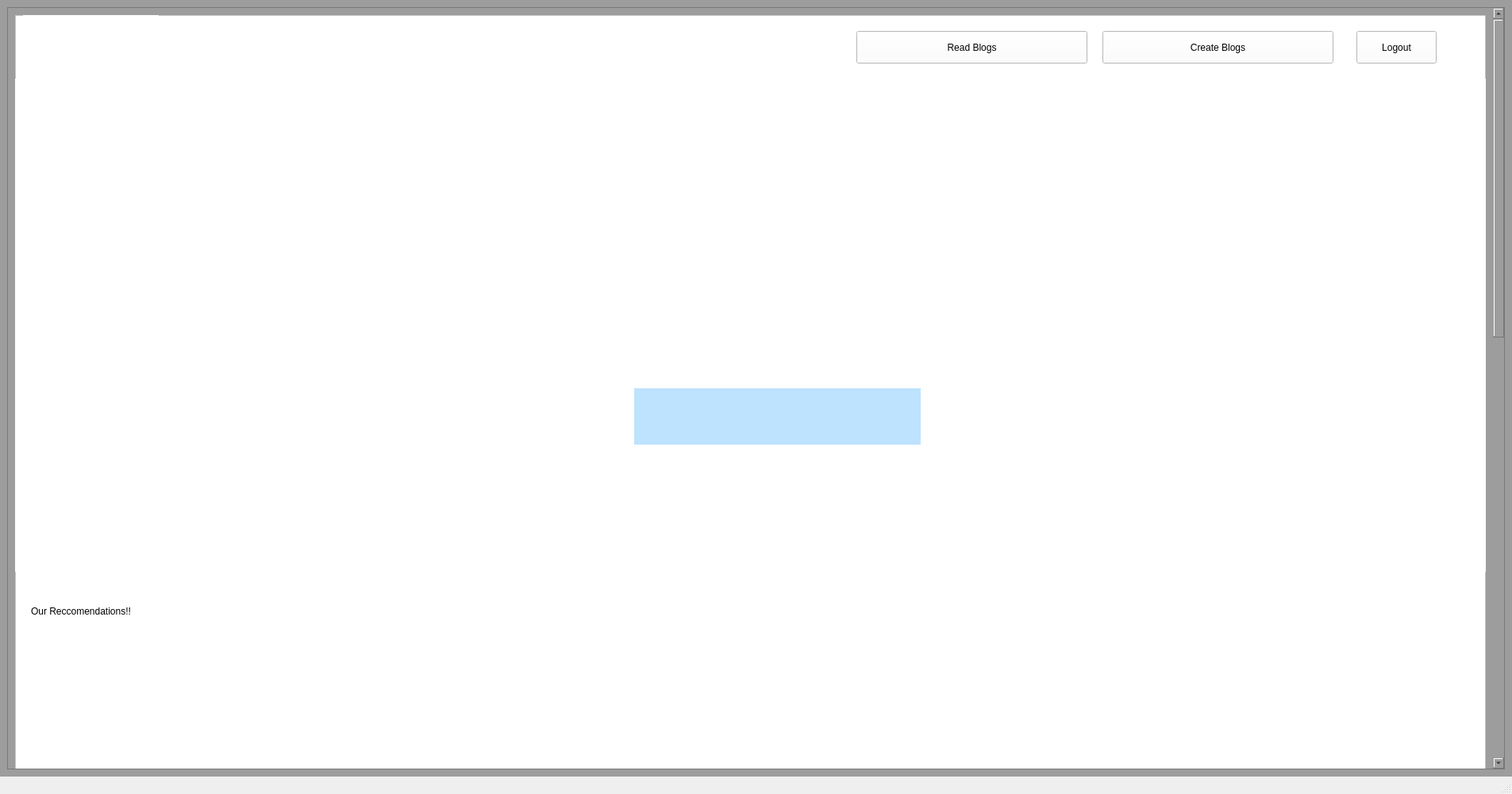
<?xml version="1.0" encoding="UTF-8"?>
<ui version="4.0">
 <class>MainWindow</class>
 <widget class="QMainWindow" name="MainWindow">
  <property name="geometry">
   <rect>
    <x>0</x>
    <y>0</y>
    <width>1905</width>
    <height>1000</height>
   </rect>
  </property>
  <property name="windowTitle">
   <string>MainWindow</string>
  </property>
  <widget class="QWidget" name="centralwidget">
   <property name="styleSheet">
    <string notr="true">background-color: rgb(157, 157, 157);</string>
   </property>
   <layout class="QVBoxLayout" name="verticalLayout">
    <item>
     <widget class="QScrollArea" name="scrollArea">
      <property name="widgetResizable">
       <bool>true</bool>
      </property>
      <widget class="QWidget" name="scrollAreaWidgetContents">
       <property name="geometry">
        <rect>
         <x>0</x>
         <y>0</y>
         <width>1864</width>
         <height>2218</height>
        </rect>
       </property>
       <layout class="QVBoxLayout" name="verticalLayout_2">
        <item>
         <widget class="QFrame" name="frame">
          <property name="minimumSize">
           <size>
            <width>0</width>
            <height>2200</height>
           </size>
          </property>
          <property name="cursor">
           <cursorShape>PointingHandCursor</cursorShape>
          </property>
          <property name="styleSheet">
           <string notr="true">background-color: rgb(255, 255, 255);</string>
          </property>
          <property name="frameShape">
           <enum>QFrame::StyledPanel</enum>
          </property>
          <property name="frameShadow">
           <enum>QFrame::Raised</enum>
          </property>
          <widget class="QLabel" name="label_2">
           <property name="geometry">
            <rect>
             <x>20</x>
             <y>730</y>
             <width>411</width>
             <height>41</height>
            </rect>
           </property>
           <property name="styleSheet">
            <string notr="true">font: 75 italic 22pt &quot;Arial&quot;;</string>
           </property>
           <property name="text">
            <string>Our Reccomendations!!</string>
           </property>
          </widget>
          <widget class="QPushButton" name="pushButton_4">
           <property name="geometry">
            <rect>
             <x>1690</x>
             <y>20</y>
             <width>101</width>
             <height>41</height>
            </rect>
           </property>
           <property name="styleSheet">
            <string notr="true">font: 16pt &quot;Britannic Bold&quot;;</string>
           </property>
           <property name="text">
            <string>Logout</string>
           </property>
          </widget>
          <widget class="QPushButton" name="pushButton_7">
           <property name="geometry">
            <rect>
             <x>1370</x>
             <y>20</y>
             <width>291</width>
             <height>41</height>
            </rect>
           </property>
           <property name="styleSheet">
            <string notr="true">font: 16pt &quot;Britannic Bold&quot;;</string>
           </property>
           <property name="text">
            <string>Create Blogs</string>
           </property>
          </widget>
          <widget class="QPushButton" name="pushButton_8">
           <property name="geometry">
            <rect>
             <x>1060</x>
             <y>20</y>
             <width>291</width>
             <height>41</height>
            </rect>
           </property>
           <property name="styleSheet">
            <string notr="true">font: 16pt &quot;Britannic Bold&quot;;</string>
           </property>
           <property name="text">
            <string>Read Blogs</string>
           </property>
          </widget>
          <widget class="QTextEdit" name="textEdit">
           <property name="geometry">
            <rect>
             <x>210</x>
             <y>1220</y>
             <width>441</width>
             <height>251</height>
            </rect>
           </property>
           <property name="styleSheet">
            <string notr="true">color:black;</string>
           </property>
           <property name="html">
            <string>&lt;!DOCTYPE HTML PUBLIC &quot;-//W3C//DTD HTML 4.0//EN&quot; &quot;http://www.w3.org/TR/REC-html40/strict.dtd&quot;&gt;
&lt;html&gt;&lt;head&gt;&lt;meta name=&quot;qrichtext&quot; content=&quot;1&quot; /&gt;&lt;style type=&quot;text/css&quot;&gt;
p, li { white-space: pre-wrap; }
&lt;/style&gt;&lt;/head&gt;&lt;body style=&quot; font-family:'MS Shell Dlg 2'; font-size:7.8pt; font-weight:400; font-style:normal;&quot;&gt;
&lt;p style=&quot; margin-top:0px; margin-bottom:0px; margin-left:0px; margin-right:0px; -qt-block-indent:0; text-indent:0px;&quot;&gt;&lt;span style=&quot; font-size:12pt;&quot;&gt;When you think about the most successful club in Europe, &lt;/span&gt;&lt;/p&gt;
&lt;p style=&quot; margin-top:0px; margin-bottom:0px; margin-left:0px; margin-right:0px; -qt-block-indent:0; text-indent:0px;&quot;&gt;&lt;span style=&quot; font-size:12pt;&quot;&gt;who comes to mind? Manchester United, Real Madrid and Barcelona probably &lt;/span&gt;&lt;/p&gt;
&lt;p style=&quot; margin-top:0px; margin-bottom:0px; margin-left:0px; margin-right:0px; -qt-block-indent:0; text-indent:0px;&quot;&gt;&lt;span style=&quot; font-size:12pt;&quot;&gt;spring straight to mind. Only two of these clubs make the list, and they&lt;/span&gt;&lt;/p&gt;
&lt;p style=&quot; margin-top:0px; margin-bottom:0px; margin-left:0px; margin-right:0px; -qt-block-indent:0; text-indent:0px;&quot;&gt;&lt;span style=&quot; font-size:12pt;&quot;&gt; still don’t break into the top two.....&lt;/span&gt;&lt;/p&gt;&lt;/body&gt;&lt;/html&gt;</string>
           </property>
          </widget>
          <widget class="QPushButton" name="pushButton_6">
           <property name="geometry">
            <rect>
             <x>540</x>
             <y>1370</y>
             <width>93</width>
             <height>28</height>
            </rect>
           </property>
           <property name="cursor">
            <cursorShape>PointingHandCursor</cursorShape>
           </property>
           <property name="styleSheet">
            <string notr="true">background-color: rgb(255, 255, 255);
font: 75 8pt &quot;MS Shell Dlg 2&quot;;
color: rgb(255, 0, 0);
border:2px white;</string>
           </property>
           <property name="text">
            <string>Read more...</string>
           </property>
          </widget>
          <widget class="QTextEdit" name="textEdit_2">
           <property name="geometry">
            <rect>
             <x>1090</x>
             <y>1220</y>
             <width>481</width>
             <height>171</height>
            </rect>
           </property>
           <property name="styleSheet">
            <string notr="true">font: 75 12pt &quot;Times New Roman&quot;;
color: black;
</string>
           </property>
           <property name="html">
            <string>&lt;!DOCTYPE HTML PUBLIC &quot;-//W3C//DTD HTML 4.0//EN&quot; &quot;http://www.w3.org/TR/REC-html40/strict.dtd&quot;&gt;
&lt;html&gt;&lt;head&gt;&lt;meta name=&quot;qrichtext&quot; content=&quot;1&quot; /&gt;&lt;style type=&quot;text/css&quot;&gt;
p, li { white-space: pre-wrap; }
&lt;/style&gt;&lt;/head&gt;&lt;body style=&quot; font-family:'Times New Roman'; font-size:12pt; font-weight:72; font-style:normal;&quot;&gt;
&lt;p style=&quot;-qt-paragraph-type:empty; margin-top:0px; margin-bottom:0px; margin-left:0px; margin-right:0px; -qt-block-indent:0; text-indent:0px;&quot;&gt;&lt;br /&gt;&lt;/p&gt;
&lt;p style=&quot; margin-top:0px; margin-bottom:0px; margin-left:0px; margin-right:0px; -qt-block-indent:0; text-indent:0px;&quot;&gt;&lt;span style=&quot; font-family:'MS Shell Dlg 2'; font-weight:400;&quot;&gt;Home to hundreds of World Heritage Sites, Europe welcomes millions of tourists each year. Unsurprisingly, Europe has one of the most developed accomodations....&lt;/span&gt;&lt;/p&gt;&lt;/body&gt;&lt;/html&gt;</string>
           </property>
          </widget>
          <widget class="QPushButton" name="pushButton_9">
           <property name="geometry">
            <rect>
             <x>1350</x>
             <y>1320</y>
             <width>93</width>
             <height>28</height>
            </rect>
           </property>
           <property name="styleSheet">
            <string notr="true">background-color: rgb(255, 255, 255);
font: 75 8pt &quot;MS Shell Dlg 2&quot;;
color: rgb(255, 0, 0);
border:2px white;</string>
           </property>
           <property name="text">
            <string>Read more...</string>
           </property>
          </widget>
          <widget class="QTextEdit" name="textEdit_3">
           <property name="geometry">
            <rect>
             <x>200</x>
             <y>1910</y>
             <width>471</width>
             <height>181</height>
            </rect>
           </property>
           <property name="styleSheet">
            <string notr="true">font: 75 12pt &quot;Times New Roman&quot;;
color: black;
</string>
           </property>
           <property name="html">
            <string>&lt;!DOCTYPE HTML PUBLIC &quot;-//W3C//DTD HTML 4.0//EN&quot; &quot;http://www.w3.org/TR/REC-html40/strict.dtd&quot;&gt;
&lt;html&gt;&lt;head&gt;&lt;meta name=&quot;qrichtext&quot; content=&quot;1&quot; /&gt;&lt;style type=&quot;text/css&quot;&gt;
p, li { white-space: pre-wrap; }
&lt;/style&gt;&lt;/head&gt;&lt;body style=&quot; font-family:'Times New Roman'; font-size:12pt; font-weight:72; font-style:normal;&quot;&gt;
&lt;p style=&quot; margin-top:0px; margin-bottom:0px; margin-left:0px; margin-right:0px; -qt-block-indent:0; text-indent:0px;&quot;&gt;&lt;span style=&quot; font-weight:600;&quot;&gt;In 2022 I will continue sharing the brands that stand out and need to be noted, whether for their design, history, quality, or project. But above all because they....&lt;/span&gt;&lt;/p&gt;&lt;/body&gt;&lt;/html&gt;</string>
           </property>
          </widget>
          <widget class="QPushButton" name="pushButton_11">
           <property name="geometry">
            <rect>
             <x>260</x>
             <y>1990</y>
             <width>93</width>
             <height>28</height>
            </rect>
           </property>
           <property name="styleSheet">
            <string notr="true">background-color: rgb(255, 255, 255);
font: 75 8pt &quot;MS Shell Dlg 2&quot;;
color: rgb(255, 0, 0);
border:2px white;</string>
           </property>
           <property name="text">
            <string>Read more...</string>
           </property>
          </widget>
          <widget class="QLabel" name="label_6">
           <property name="geometry">
            <rect>
             <x>0</x>
             <y>80</y>
             <width>1981</width>
             <height>621</height>
            </rect>
           </property>
           <property name="styleSheet">
            <string notr="true"/>
           </property>
           <property name="text">
            <string/>
           </property>
           <property name="pixmap">
            <pixmap>C:/Users/91810/Pictures/Screenshots/Screenshot (304).png</pixmap>
           </property>
          </widget>
          <widget class="QLabel" name="label_3">
           <property name="geometry">
            <rect>
             <x>210</x>
             <y>800</y>
             <width>441</width>
             <height>421</height>
            </rect>
           </property>
           <property name="text">
            <string/>
           </property>
           <property name="pixmap">
            <pixmap>C:/Users/91810/Pictures/Screenshots/sawants.png</pixmap>
           </property>
          </widget>
          <widget class="QLabel" name="label">
           <property name="geometry">
            <rect>
             <x>1090</x>
             <y>800</y>
             <width>481</width>
             <height>421</height>
            </rect>
           </property>
           <property name="text">
            <string/>
           </property>
           <property name="pixmap">
            <pixmap>C:/Users/91810/Pictures/Screenshots/travellllll.png</pixmap>
           </property>
          </widget>
          <widget class="QLabel" name="label_4">
           <property name="geometry">
            <rect>
             <x>200</x>
             <y>1530</y>
             <width>471</width>
             <height>381</height>
            </rect>
           </property>
           <property name="text">
            <string/>
           </property>
           <property name="pixmap">
            <pixmap>C:/Users/91810/Pictures/Screenshots/fashionnew.png</pixmap>
           </property>
          </widget>
          <widget class="QLabel" name="label_5">
           <property name="geometry">
            <rect>
             <x>780</x>
             <y>470</y>
             <width>361</width>
             <height>71</height>
            </rect>
           </property>
           <property name="styleSheet">
            <string notr="true">background-color: rgb(189, 227, 255);</string>
           </property>
           <property name="text">
            <string/>
           </property>
          </widget>
          <widget class="QLabel" name="label_7">
           <property name="geometry">
            <rect>
             <x>1100</x>
             <y>1490</y>
             <width>471</width>
             <height>401</height>
            </rect>
           </property>
           <property name="text">
            <string/>
           </property>
           <property name="pixmap">
            <pixmap>C:/Users/91810/Pictures/Screenshots/WhatsApp Image 2022-02-24 at 1.33.56 PM.jpeg</pixmap>
           </property>
          </widget>
          <widget class="QTextEdit" name="textEdit_4">
           <property name="geometry">
            <rect>
             <x>1100</x>
             <y>1880</y>
             <width>471</width>
             <height>211</height>
            </rect>
           </property>
           <property name="styleSheet">
            <string notr="true">font: 75 12pt &quot;Times New Roman&quot;;
color: black;
</string>
           </property>
           <property name="html">
            <string>&lt;!DOCTYPE HTML PUBLIC &quot;-//W3C//DTD HTML 4.0//EN&quot; &quot;http://www.w3.org/TR/REC-html40/strict.dtd&quot;&gt;
&lt;html&gt;&lt;head&gt;&lt;meta name=&quot;qrichtext&quot; content=&quot;1&quot; /&gt;&lt;style type=&quot;text/css&quot;&gt;
p, li { white-space: pre-wrap; }
&lt;/style&gt;&lt;/head&gt;&lt;body style=&quot; font-family:'Times New Roman'; font-size:12pt; font-weight:72; font-style:normal;&quot;&gt;
&lt;p style=&quot; margin-top:0px; margin-bottom:0px; margin-left:0px; margin-right:0px; -qt-block-indent:0; text-indent:0px;&quot;&gt;Cannabis is an age-old natural remedy used by many ancient civilizations. Today, research has shown that many compounds hail from basic Marijuana, primarily CBD and THC. While the former strains are used for medical purposes, the latter strains, like white widow autoflower, are used for recreational purposes. In whatever form you want to consume this natural wonder-leaf, we’d like you to learn the effects it has on your body!....&lt;/p&gt;&lt;/body&gt;&lt;/html&gt;</string>
           </property>
          </widget>
          <widget class="QPushButton" name="pushButton_12">
           <property name="geometry">
            <rect>
             <x>1430</x>
             <y>2050</y>
             <width>93</width>
             <height>28</height>
            </rect>
           </property>
           <property name="styleSheet">
            <string notr="true">background-color: rgb(255, 255, 255);
font: 75 8pt &quot;MS Shell Dlg 2&quot;;
color: rgb(255, 0, 0);
border:2px white;</string>
           </property>
           <property name="text">
            <string>Read more...</string>
           </property>
          </widget>
          <widget class="QLabel" name="label_8">
           <property name="geometry">
            <rect>
             <x>10</x>
             <y>0</y>
             <width>171</width>
             <height>81</height>
            </rect>
           </property>
           <property name="text">
            <string/>
           </property>
           <property name="pixmap">
            <pixmap>C:/Users/91810/Pictures/Screenshots/iconnew.png</pixmap>
           </property>
          </widget>
         </widget>
        </item>
       </layout>
      </widget>
     </widget>
    </item>
   </layout>
  </widget>
  <widget class="QStatusBar" name="statusbar"/>
 </widget>
 <resources/>
 <connections/>
</ui>
